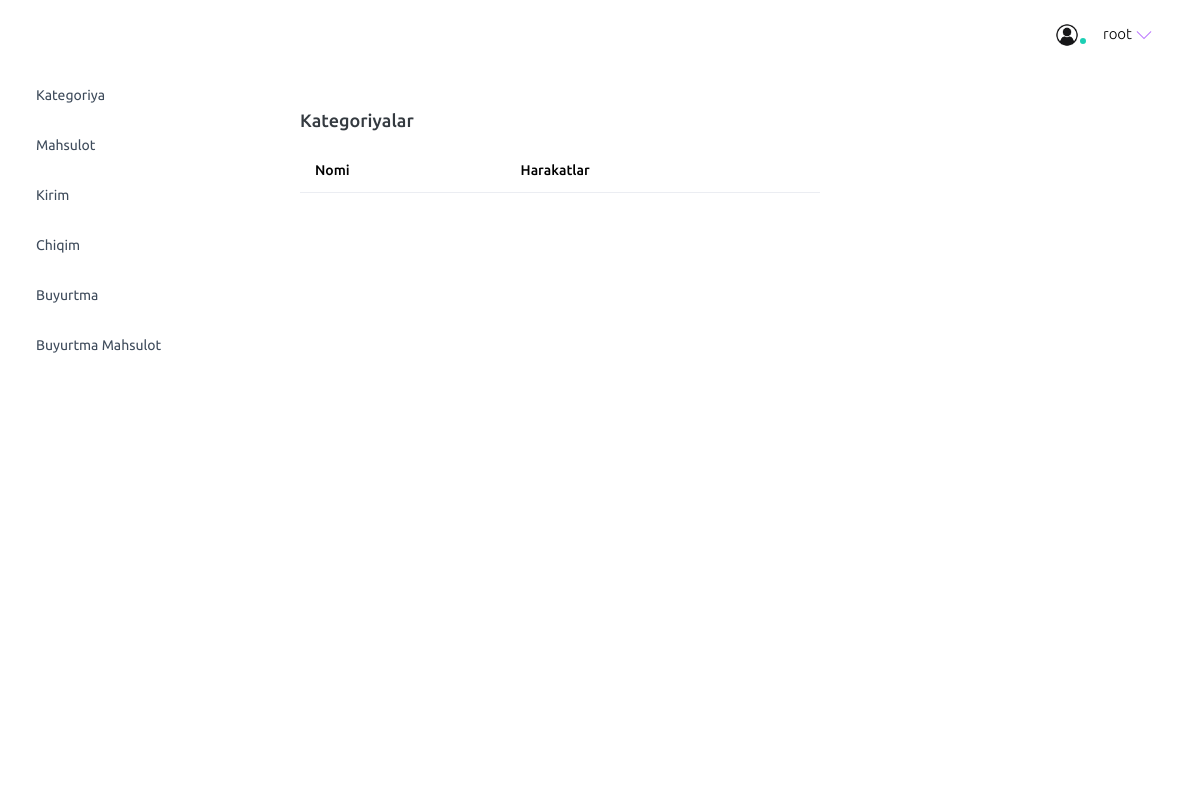
Before: /category-list/ (signed in) with the older database file.
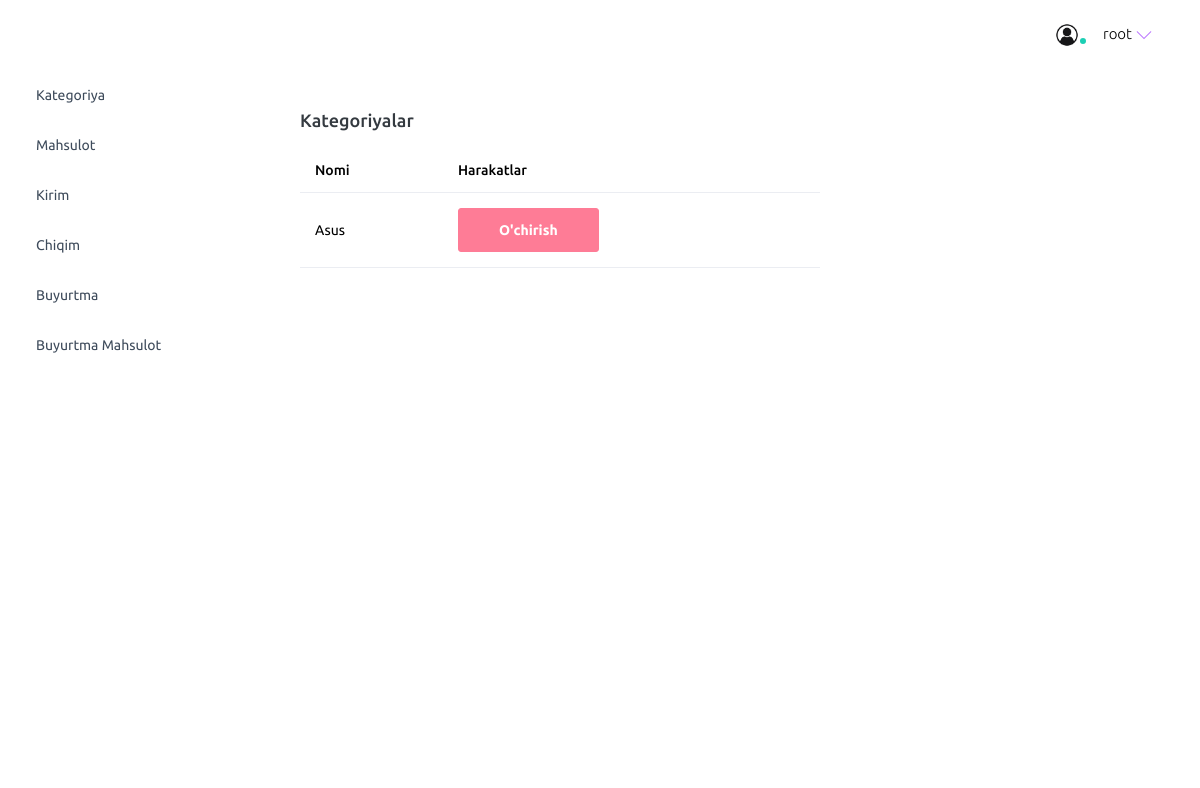
After: the same page with the newer database file.
### main/models.py (models this page shows, shortened)
class CodeGenerate(models.Model):
    code = models.CharField(max_length=255, blank=True,unique=True)
    class Meta:
        abstract = True

class Category(CodeGenerate):
    name = models.CharField(max_length=255, unique=True)

### main/dashboard/views.py (the view)
    def wrapper(request, *args, **kwargs):
        if request.user.is_authenticated and request.user.is_staff:
            result = func(request, *args, **kwargs)
        else:
            return redirect('auth:login')
        return result

### main/dashboard/views.py (called while the page is built)
def staff_required(func):
    def wrapper(request, *args, **kwargs):
        if request.user.is_authenticated and request.user.is_staff:
            result = func(request, *args, **kwargs)
        else:
            return redirect('auth:login')
        return result
    return wrapper

@staff_required
def category_list(request):
    queryset = models.Category.objects.all()
    return render(request, 'dashboard/category/list.html', {'queryset':queryset})

### templates/dashboard/category/list.html (shortened to what this page needs)
{% extends 'dashboard/base.html' %}
{% load static %}
{% block content %}
<div class="col-lg-6 grid-margin stretch-card">
    <div class="card">
      <div class="card-body">
        <h4 class="card-title">Kategoriyalar</h4>
        <table class="table">
          <thead>
            <tr>
              <th>Nomi</th>
              <th>Harakatlar</th>
            </tr>
          </thead>
          <tbody>
            {% for category in queryset %}
            <tr>
              <td>{{category.name}}</td>
              <td><a href="{% url 'dashboard:category_delete' category.code %}"><button class="btn btn-danger">O'chirish</button></a></td>
            </tr>
            {% endfor %}
          </tbody>
        </table>
      </div>
    </div>
  </div>
{% endblock content %}

Changed rows visible on the page:
added Category: name "Asus"
